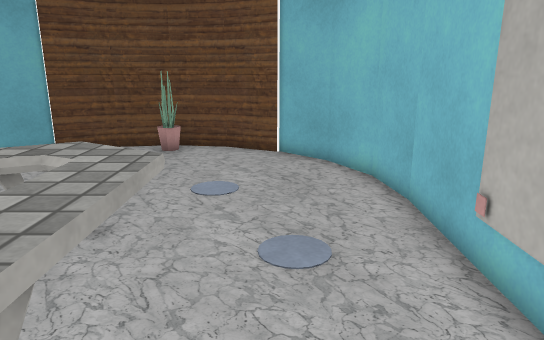
[1] (above)

12 first-person views from a walk through a Unity game level. The camera is 1.4 m above the floor, tilts 14° down and sees 70° across. The floor is counted in squares, 0.5 m on a side. Each view is taken from the middle of a square. On the plan, view 1 faces up. The plan holds only what a view shows up to about 20 squares ahead; the rest is blank. The player is left out. Some animated figures are left out. Some surface patterns are stand-ins.

[2]
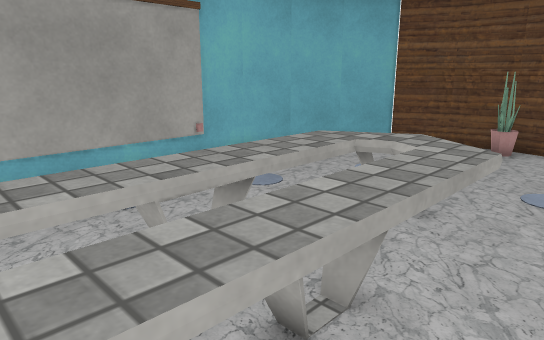

[3]
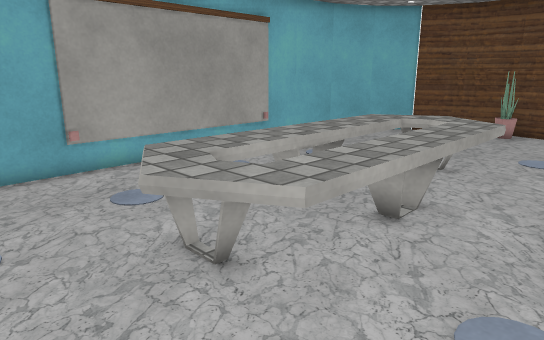

[4]
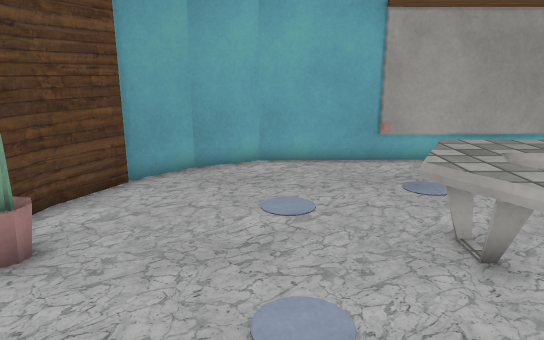

[5]
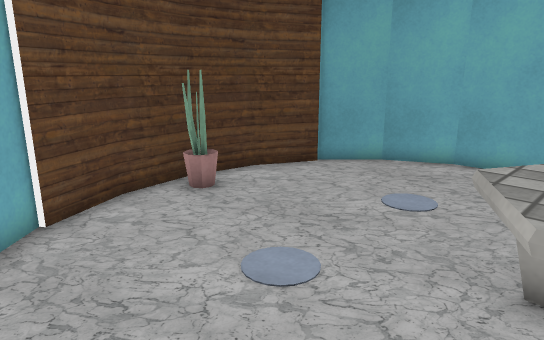

[6]
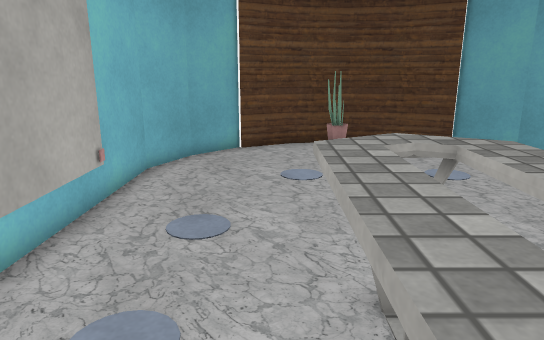

[7]
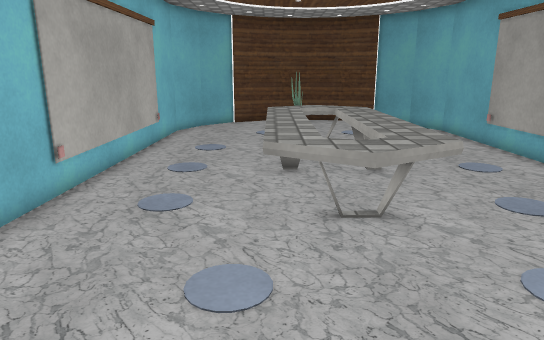

[8]
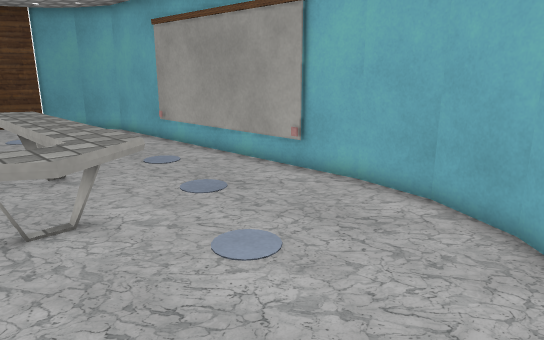

[9]
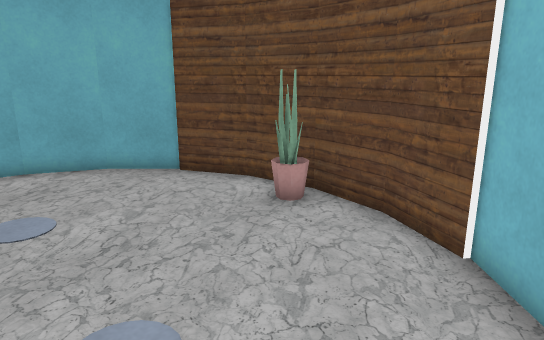

[10]
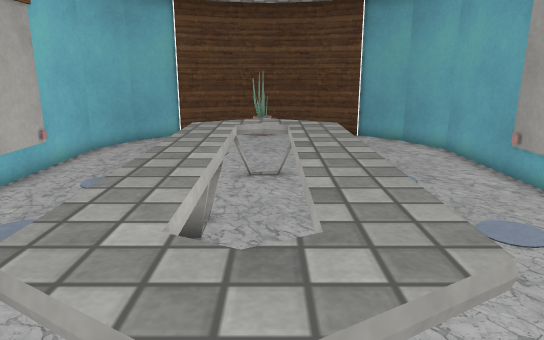

[11]
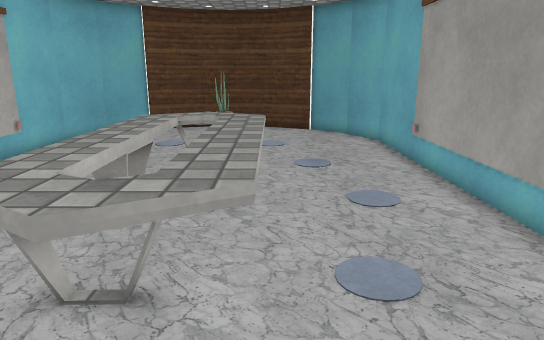

[12]
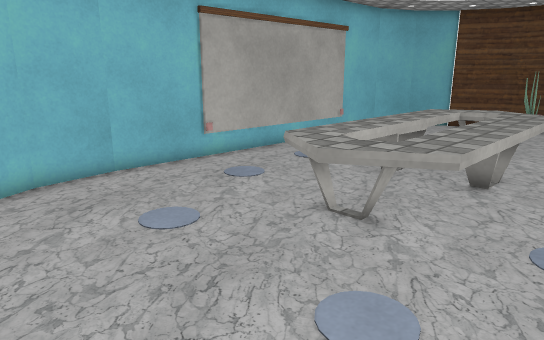

### Floor plan
Points are (right, up) in squares from view 1. A wall is a line through its corners. A room is listed if a view was taken in it or the views show most of it. See-through windows are left out.
Room 1 (views 1, 2, 3, 4, 5, 6, 7, 8, 9, 10, 11, 12)
walls: (-10.6, -1.5) (-10.5, -5.4) (-9.6, -7.4) (-7.9, -9); (-10.9, 8.5) (-10.8, 5.4); (3.1, 8.4) (2.8, 10.6) (1.8, 12.5) (0.2, 14.2); (0.2, 14) (-1.7, 15) (-3.9, 15.3) (-6, 15) (-7.9, 14); (-7.9, 14.2) (-9.6, 12.5) (-10.5, 10.6) (-10.9, 8.4); (-8, -8.7) (-6, -9.8) (-3.9, -10.1) (-1.8, -9.8) (0.3, -8.7); (0.2, -9) (1.8, -7.4) (2.8, -5.4) (3.1, 8.5)
low walls: (-10.8, 4.5) (-10.8, 3.4)
objects: other object (-11, -1) to (-11, 3); other object (-11, 5); other object (-6, -3) to (-2, 8); other object (-4, -9); other object (-4, 14); other object (3, 3)

Positions as (right, up) in squares from view 1, and headings:
1: (0, 0), facing up
2: (0, -1), facing up-left
3: (1, -5), facing up-left
4: (2, -5), facing left
5: (2, -1), facing down-left
6: (-1, 6), facing down
7: (-2, 14), facing down
8: (-2, 14), facing down-left
9: (2, 8), facing up-left
10: (-4, 9), facing down
11: (-6, 11), facing down
12: (-8, 13), facing down-right
